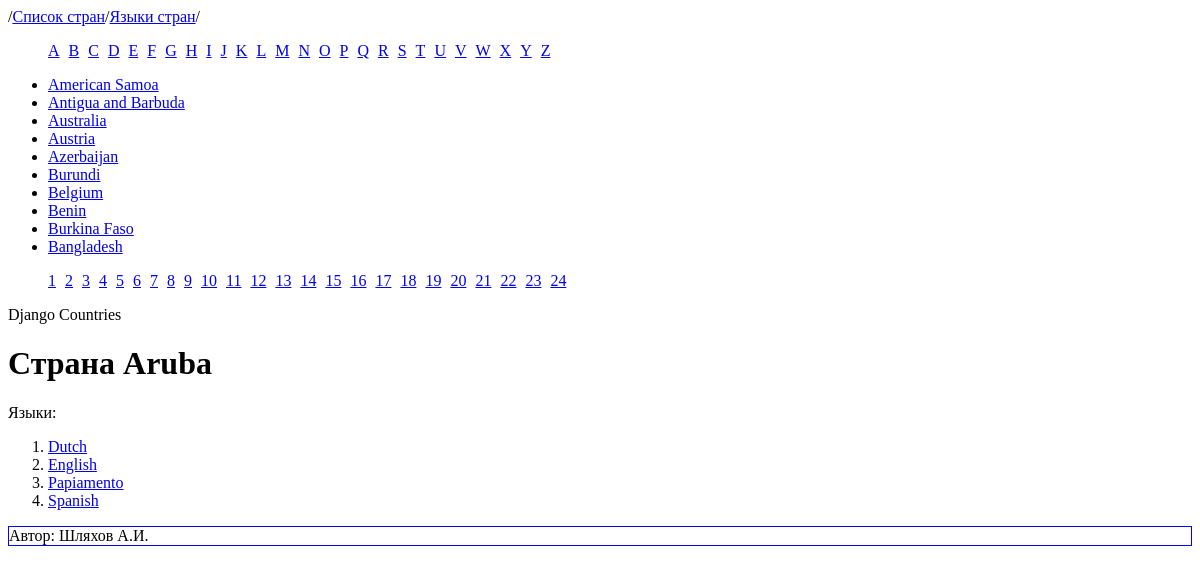
/countries-list/Aruba/?page=2, run on the app's committed database.
### MainApp/models.py (models this page shows)
class Country(models.Model):
    country = models.CharField(max_length=100)
    languages = models.CharField(max_length=200)

### MainApp/views.py (the view)
# urls.py: path('countries-list/<str:country_name>/', views.special_country_page),
def special_country_page(request, country_name):
    country = Country.objects.get(country=country_name)
    countries = [country.country for country in Country.objects.all()]
    languages_list = country.languages.split(',')
    paginator = Paginator(countries, 10)
    page_number = request.GET.get('page')
    page_obj = paginator.get_page(page_number)
    context = {
        "country_name": country.country,
        'languages': languages_list,
        "alfabet": ascii_uppercase,
        'page_obj': page_obj,
    }
    return render(request, "country_page.html", context)

### templates/country_page.html (shortened to what this page needs)
{% extends "base_countries_page.html" %}
{% block content %}
    <h1>
        Страна {{ country_name }}
    </h1>
    <div>Языки:</div>
    <ol>
    {% for language in languages %}
        <li><a href="/countries-list/special-language/{{ language }}">{{ language }}</a></li>
    {% endfor %}
    </ol>
{% endblock %}

### templates/base_countries_page.html (shortened to what this page needs)
<!DOCTYPE html>
<html lang="en">
<head>
</head>
<body>
<nav class="menu">
    /<a href="{% url 'countries-list' %}">Список стран</a>/<a href="{% url 'languages-list' %}">Языки стран</a>/
</nav>
<ul class="alfabet">
{% for char in alfabet %}
    <li><a href="/countries-list/alfabet/countries-that-start-with-{{ char }}">{{ char }}</a></li>
{% endfor %}
</ul>
<ul>
{% for country in page_obj %}
    <li><a href="/countries-list/{{ country }}">{{ country }}</a></li>
{% endfor %}
</ul>
<nav>
    <ul class="paginator">
        {% if page_obj.paginator.page_range|length > 1 %}
            {% for p in page_obj.paginator.page_range %}
            <li>
                <a href="?page={{ p }}">{{ p }}</a>
            </li>
            {% endfor %}
        {% endif %}
    </ul>
</nav>
<header>
    Django Countries
</header>
<main>
    {% block content %}
    {% endblock %}
</main>
<footer>
    Автор: Шляхов А.И.
</footer>
</body>
</html>

### data on the page
Country: page_obj "American Samoa"
Country: page_obj "Antigua and Barbuda"
Country: page_obj "Australia"
Country: page_obj "Austria"
Country: page_obj "Azerbaijan"
Country: page_obj "Burundi"
Country: page_obj "Belgium"
Country: page_obj "Benin"
Country: page_obj "Burkina Faso"
Country: page_obj "Bangladesh"
Country: country "Aruba"

### other printed values
{{ char }} "A" "B" "C" "D" "E" "F" "G" "H" "I" "J" "K" "L" "M" "N" "O" "P" "Q" "R" "S" "T" "U" "V" "W" "X" "Y" "Z"
{{ p }} "1" "2" "3" "4" "5" "6" "7" "8" "9" "10" "11" "12" "13" "14" "15" "16" "17" "18" "19" "20" "21" "22" "23" "24"
{{ language }} "Dutch" "English" "Papiamento" "Spanish"
